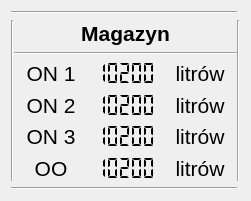
   <widget class="QWidget" name="gridLayoutWidget">
    <property name="geometry">
     <rect>
      <x>940</x>
      <y>60</y>
      <width>251</width>
      <height>201</height>
     </rect>
    </property>
    <layout class="QGridLayout" name="gridLayout">
     <property name="sizeConstraint">
      <enum>QLayout::SetMinimumSize</enum>
     </property>
     <property name="horizontalSpacing">
      <number>0</number>
     </property>
     <property name="verticalSpacing">
      <number>6</number>
     </property>
     <item row="4" column="2">
      <widget class="QLCDNumber" name="FuelTankStorageON1">
       <property name="enabled">
        <bool>true</bool>
       </property>
       <property name="font">
        <font>
         <family>Times New Roman</family>
         <pointsize>16</pointsize>
        </font>
       </property>
       <property name="lineWidth">
        <number>0</number>
       </property>
       <property name="digitCount">
        <number>5</number>
       </property>
       <property name="segmentStyle">
        <enum>QLCDNumber::Flat</enum>
       </property>
       <property name="value" stdset="0">
        <double>10200.000000000000000</double>
       </property>
      </widget>
     </item>
     <item row="4" column="3">
      <widget class="QLabel" name="label">
       <property name="font">
        <font>
         <family>Arial</family>
         <pointsize>16</pointsize>
         <weight>50</weight>
         <bold>false</bold>
        </font>
       </property>
       <property name="text">
        <string>litrów</string>
       </property>
       <property name="alignment">
        <set>Qt::AlignCenter</set>
       </property>
      </widget>
     </item>
     <item row="1" column="0" colspan="4">
      <widget class="Line" name="line_3">
       <property name="orientation">
        <enum>Qt::Horizontal</enum>
       </property>
      </widget>
     </item>
     <item row="3" column="1" colspan="3">
      <widget class="Line" name="line_4">
       <property name="orientation">
        <enum>Qt::Horizontal</enum>
       </property>
      </widget>
     </item>
     <item row="2" column="0" rowspan="6">
      <widget class="Line" name="line_2">
       <property name="orientation">
        <enum>Qt::Vertical</enum>
       </property>
      </widget>
     </item>
     <item row="2" column="4" rowspan="6">
      <widget class="Line" name="line">
       <property name="orientation">
        <enum>Qt::Vertical</enum>
       </property>
      </widget>
     </item>
     <item row="8" column="0" colspan="4">
      <widget class="Line" name="line_5">
       <property name="orientation">
        <enum>Qt::Horizontal</enum>
       </property>
      </widget>
     </item>
     <item row="2" column="1" colspan="3">
      <widget class="QLabel" name="label_10">
       <property name="font">
        <font>
         <family>Arial</family>
         <pointsize>16</pointsize>
         <weight>75</weight>
         <bold>true</bold>
        </font>
       </property>
       <property name="text">
        <string>Magazyn</string>
       </property>
       <property name="alignment">
        <set>Qt::AlignCenter</set>
       </property>
      </widget>
     </item>
     <item row="4" column="1">
      <widget class="QLabel" name="StorageON1">
       <property name="font">
        <font>
         <family>Arial</family>
         <pointsize>16</pointsize>
         <weight>50</weight>
         <bold>false</bold>
        </font>
       </property>
       <property name="text">
        <string>ON 1</string>
       </property>
       <property name="alignment">
        <set>Qt::AlignCenter</set>
       </property>
      </widget>
     </item>
     <item row="6" column="1">
      <widget class="QLabel" name="StorageON3">
       <property name="font">
        <font>
         <family>Arial</family>
         <pointsize>16</pointsize>
         <weight>50</weight>
         <bold>false</bold>
        </font>
       </property>
       <property name="text">
        <string>ON 3</string>
       </property>
       <property name="alignment">
        <set>Qt::AlignCenter</set>
       </property>
      </widget>
     </item>
     <item row="7" column="2">
      <widget class="QLCDNumber" name="FuelTankStorageOO4">
       <property name="lineWidth">
        <number>0</number>
       </property>
       <property name="segmentStyle">
        <enum>QLCDNumber::Flat</enum>
       </property>
       <property name="value" stdset="0">
        <double>10200.000000000000000</double>
       </property>
      </widget>
     </item>
     <item row="5" column="2">
      <widget class="QLCDNumber" name="FuelTankStorageON2">
       <property name="lineWidth">
        <number>0</number>
       </property>
       <property name="segmentStyle">
        <enum>QLCDNumber::Flat</enum>
       </property>
       <property name="value" stdset="0">
        <double>10200.000000000000000</double>
       </property>
      </widget>
     </item>
     <item row="6" column="2">
      <widget class="QLCDNumber" name="FuelTankStorageON3">
       <property name="lineWidth">
        <number>0</number>
       </property>
       <property name="segmentStyle">
        <enum>QLCDNumber::Flat</enum>
       </property>
       <property name="value" stdset="0">
        <double>10200.000000000000000</double>
       </property>
      </widget>
     </item>
     <item row="5" column="3">
      <widget class="QLabel" name="label_2">
       <property name="font">
        <font>
         <family>Arial</family>
         <pointsize>16</pointsize>
         <weight>50</weight>
         <bold>false</bold>
        </font>
       </property>
       <property name="text">
        <string>litrów</string>
       </property>
       <property name="alignment">
        <set>Qt::AlignCenter</set>
       </property>
      </widget>
     </item>
     <item row="7" column="1">
      <widget class="QLabel" name="StorageOO">
       <property name="font">
        <font>
         <family>Arial</family>
         <pointsize>16</pointsize>
         <weight>50</weight>
         <bold>false</bold>
        </font>
       </property>
       <property name="text">
        <string>OO</string>
       </property>
       <property name="alignment">
        <set>Qt::AlignCenter</set>
       </property>
      </widget>
     </item>
     <item row="5" column="1">
      <widget class="QLabel" name="StorageON2">
       <property name="font">
        <font>
         <family>Arial</family>
         <pointsize>16</pointsize>
         <weight>50</weight>
         <bold>false</bold>
        </font>
       </property>
       <property name="text">
        <string>ON 2</string>
       </property>
       <property name="alignment">
        <set>Qt::AlignCenter</set>
       </property>
      </widget>
     </item>
     <item row="7" column="3">
      <widget class="QLabel" name="label_4">
       <property name="font">
        <font>
         <family>Arial</family>
         <pointsize>16</pointsize>
         <weight>50</weight>
         <bold>false</bold>
        </font>
       </property>
       <property name="text">
        <string>litrów</string>
       </property>
       <property name="alignment">
        <set>Qt::AlignCenter</set>
       </property>
      </widget>
     </item>
     <item row="6" column="3">
      <widget class="QLabel" name="label_3">
       <property name="font">
        <font>
         <family>Arial</family>
         <pointsize>16</pointsize>
         <weight>50</weight>
         <bold>false</bold>
        </font>
       </property>
       <property name="text">
        <string>litrów</string>
       </property>
       <property name="alignment">
        <set>Qt::AlignCenter</set>
       </property>
      </widget>
     </item>
    </layout>
   </widget>
